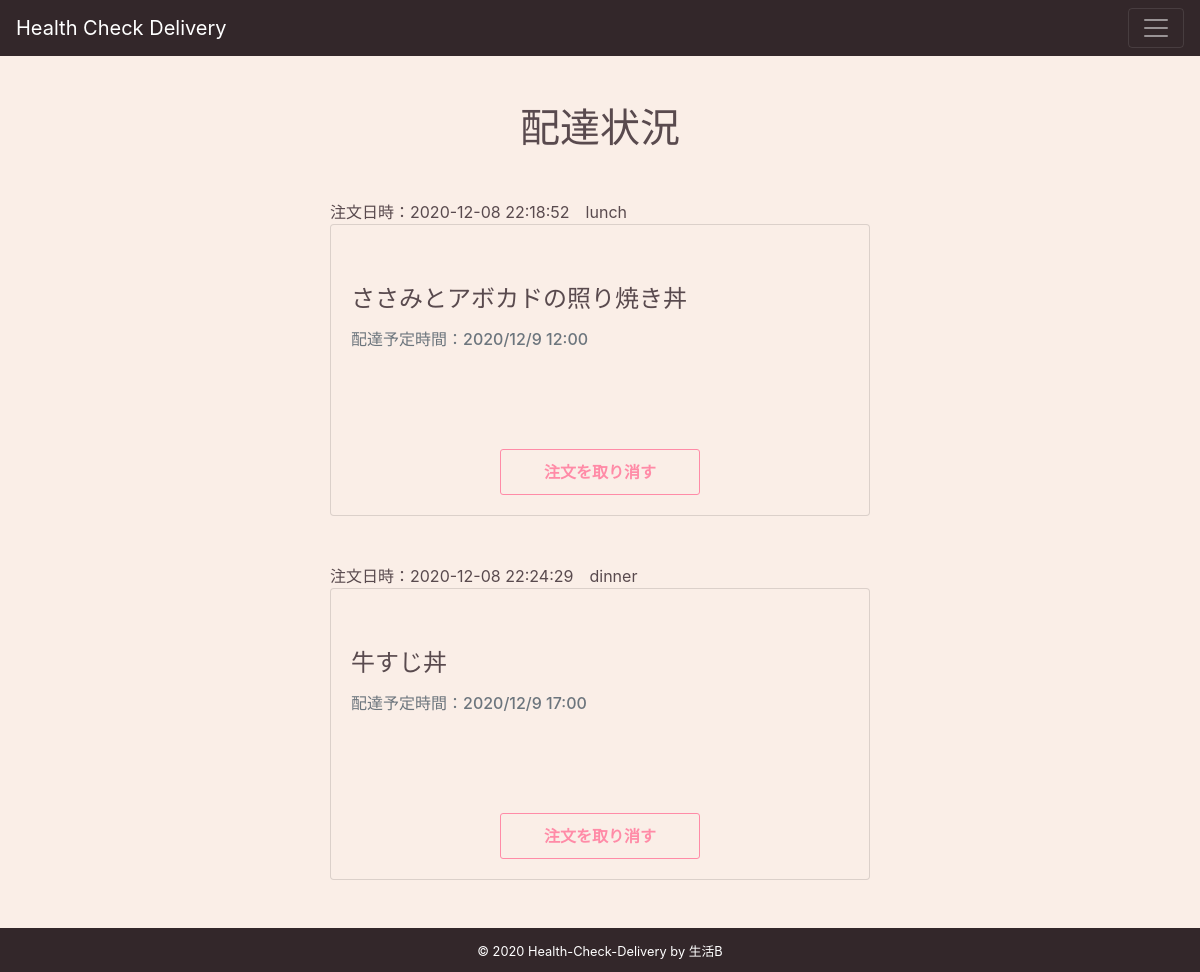
Before: /鴇田/status with the older database file.
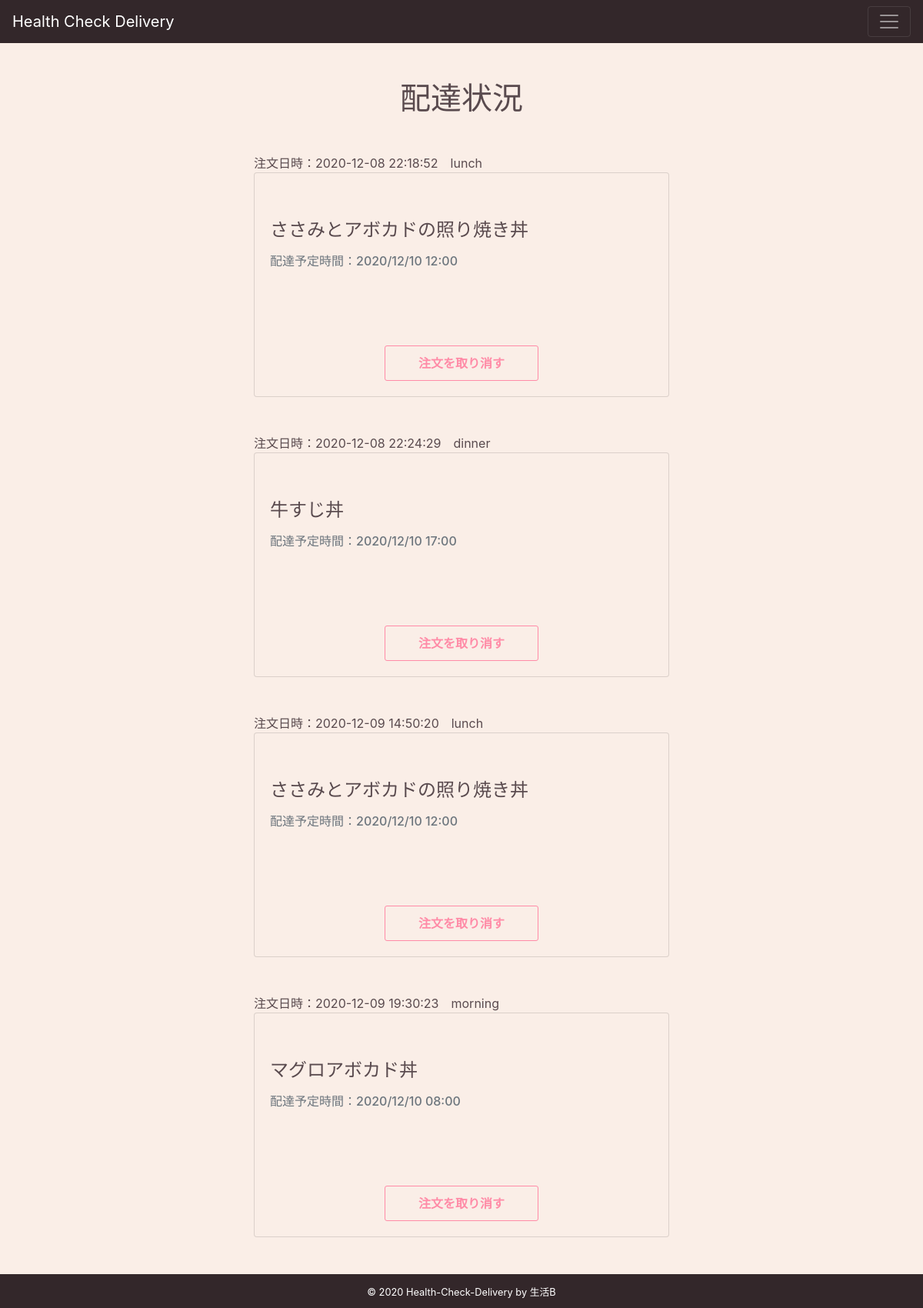
After: the same page with the newer database file.
### tables this page shows
CREATE TABLE ordered (
  id INTEGER PRIMARY KEY AUTOINCREMENT,
  menuid INTEGER NOT NULL,
  username TEXT NOT NULL,
  menuname TEXT NOT NULL,
  img TEXT NOT NULL,
  eattime TEXT NOT NULL,
  type TEXT NOT NULL,
  calorie INTEGER NOT NULL,
  details TEXT NOT NULL,
  deliverytime TEXT,
  created TIMESTAMP NOT NULL DEFAULT CURRENT_TIMESTAMP,
  -- created DATE DEFAULT (datetime('now')),
  FOREIGN KEY (username) REFERENCES user (username)
);

### flaskr/blog.py (the view)
@bp.route('/<user_name>/status', methods=('GET', 'POST'))
def status(user_name):
    user = user_get(user_name)
    bmi = bmi_get(user)
    db = get_db()
    status = db.execute(
        'SELECT *'
        ' FROM ordered o JOIN user u ON o.username = u.username'
        ' WHERE o.username = ?'
        ' ORDER BY created ASC',
        (user_name,)
    ).fetchall()
    nowtime_list = []
    for time in status:
        ordered_time = time["created"] + datetime.timedelta(hours=9)
        nowtime_list.append(ordered_time)
    dt_now = datetime.datetime.now()
    dt_now = str(dt_now).split("-")
    dt_now_2 = dt_now[2].split(" ")
    dt_now_list = []
    dt_now_list.append(dt_now[0])
    dt_now_list.append(dt_now[1])
    dt_now_list.append(dt_now_2[0])
    dt_now_list.append(dt_now_2[1])
    dt_now_time = dt_now_list[3].split(":")
    year = int(dt_now_list[0])
    month= int(dt_now_list[1])
    day = int(dt_now_list[2])
    hour = int(dt_now_time[0])
    minutes = int(dt_now_time[1])
    time_check_list = []
    year_f = None
    month_f =  None
    day_f =  None
    for i in status:
        feature_date = i["created"] + datetime.timedelta(days=1)
        feature_date = feature_date + datetime.timedelta(hours=9)
        feature_date = feature_date.strftime('%Y-%m-%d %H:%M:%S')
        feature_date = feature_date.split("-")
        feature_date_2 = feature_date[2].split(" ")
        feature_date_list = []
        feature_date_list.append(feature_date[0])
        feature_date_list.append(feature_date[1])
        feature_date_list.append(feature_date_2[0])
        feature_date_list.append(i["deliverytime"])
        feature_time = feature_date_list[3].split(":")
        year_f = int(feature_date_list[0])
        month_f = int(feature_date_list[1])
        day_f = int(feature_date_list[2])
        hour_f = int(feature_time[0])
        minutes_f = int(feature_time[1])
        now = datetime.datetime(year,month,day,hour,minutes,0)
        feature = datetime.datetime(year_f,month_f,day_f,hour_f,minutes_f,0)
        time_check_list.append(now < feature)
    return render_template('blog/status.html',
        status=status,
        user_name=user_name,
        bmi=bmi,
        nowtime_list=nowtime_list,
        time_check_list=time_check_list,
        year_f=year_f,
        month_f=month_f,
        day_f=day_f
    )

### flaskr/auth.py (called while the page is built)
@bp.before_app_request
def load_logged_in_user():
    user_id = session.get('user_id')
    if user_id is None:
        g.user = None
    else:
        g.user = get_db().execute(
            'SELECT * FROM user WHERE id = ?', (user_id,)
        ).fetchone()

### flaskr/blog.py (called while the page is built)
def user_get(user_name):
    db = get_db()
    user = db.execute(
        'SELECT *'
        ' FROM user'
        ' WHERE username = ?',
        (user_name,)
    ).fetchone()
    return user

def bmi_get(user):
    weight = user["weight"]
    height = user["height"] / 100
    bmi = round(weight / height / height)
    return bmi

### flaskr/db.py (called while the page is built)
def get_db():
    if 'db' not in g:
        g.db = sqlite3.connect(
            current_app.config['DATABASE'],
            detect_types=sqlite3.PARSE_DECLTYPES
        )
        g.db.row_factory = sqlite3.Row
    return g.db

### flaskr/templates/blog/status.html
{% extends "layout.html" %}
{% block content %}
<div class="status">
  <h1 class="text-center status_text mt-5">配達状況</h1>
</div>
{% for item in status %}
{% if time_check_list[loop.index-1]%}
<p class="log_time status_text mt-5">注文日時：{{nowtime_list[loop.index-1]}}　{{item["eattime"]}}</p>
<div id="detail_content" class="card">
  <div class="card-body">
    <div class="detail_img "><img class="img" src="{{url_for('static', filename='img/menu/' + item["img"]) }}" alt=""></div>
    <h4 class="card-title status_text mt-3">{{item["menuname"]}}</h4>
    <h6 class="card-subtitle mb-2 text-muted mt-3">配達予定時間：{{year_f}}/{{month_f}}/{{day_f}} {{item["deliverytime"]}}</h6>
    <div class="button_content">
        <a href={{url_for('blog.cancel', user_name=user_name, created=item["created"])}} class="button_link mt-3">
            <p class="button_text">注文を取り消す</p>
        </a>
    </div>
  </div>
</div>
{% endif %}
{% endfor %}
{% endblock %}

Changed rows visible on the page:
computed for ordered (number 1 of 4 on the later page): day_f "9" → "10"
computed for ordered "牛すじ丼": id "9" → "10"
added ordered: nowtime_list "2020-12-09 14:50:20", eattime "lunch", menuname "ささみとアボカドの照り焼き丼", year_f "2020", month_f "12", day_f "10", deliverytime "12:00"
added ordered: nowtime_list "2020-12-09 19:30:23", eattime "morning", menuname "マグロアボカド丼", year_f "2020", id "12", day_f "10", deliverytime "08:00"
